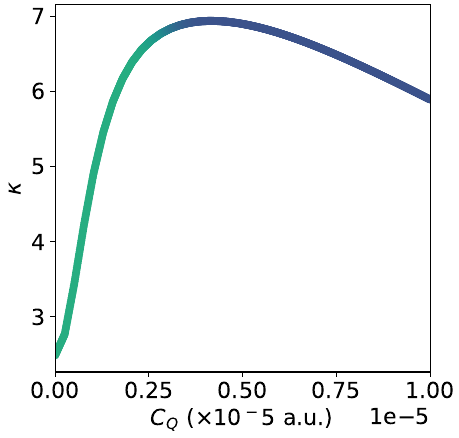

Here is the Python script that generated this plot:
from matplotlib import cm as colm
import numpy as np
import matplotlib.pyplot as plt
plt.rcParams.update({'font.size': 16})

from matplotlib import cm as colm
cmn1 = 1.0/219474.63
Eb  = 2250
wb  = 1000 
width= 4.6
aspect_ratio= 1.05
fig_size = (width, width / aspect_ratio)
plt.figure(figsize=fig_size, constrained_layout=True)


data = np.genfromtxt('./fig1d.out')
eta = data[:, 0]
k = data[:, 4]
plt.xlim([0, eta[-1]])
#plt.ylim([0, np.amax(k)*1.1])

wbau = wb*cmn1  
Ebau = Eb*cmn1  
w0 = np.sqrt(2.0)*wbau  #frequency in per atomic units of time

w0pfs = w0 * 41.3413733352

#datapgh = np.genfromtxt("pgh_results_"+str(wb)+".out")
ktst = w0pfs/(2*np.pi) * np.exp(-1052.8*(Ebau) )

k0 = k #/ktst
etainterp = np.arange(eta[0], eta[-1], 0.00000001)
K0interp = np.interp(etainterp,eta,k0)

def color(eta):

    def s(x,x0, b):
        #b = 50.0
        return 1/(1 + np.exp(-b * (x-x0)))

    return (1- (1 + s(etainterp, 0.000003, 4000000))/2) *0.75 + 0.25



plt.scatter(etainterp, K0interp * 1E6, c = colm.viridis(color(etainterp)), s = 23)

 
plt.xlabel(r'$C_{Q}$ ($\times$10$^-5$ a.u.)')
plt.ylabel(r'$\kappa$')
#plt.xlim(-0.05,2.5)
plt.savefig('fig1d.pdf')  